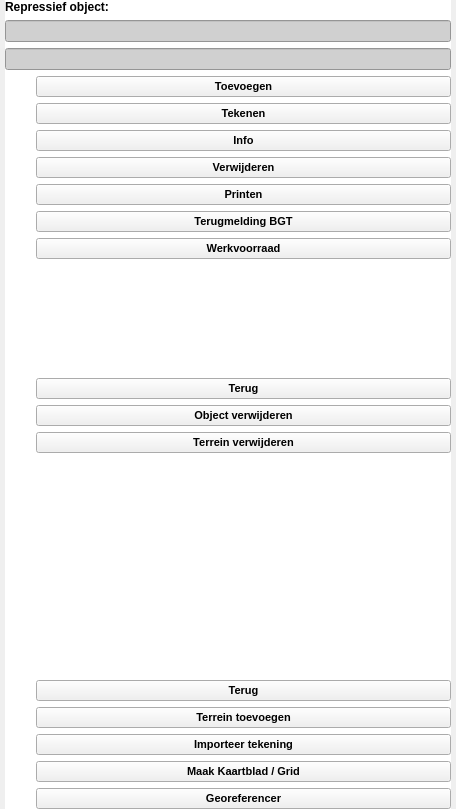
<?xml version="1.0" encoding="UTF-8"?>
<ui version="4.0">
 <class>OivObjectenDockWidgetBase</class>
 <widget class="QDockWidget" name="OivObjectenDockWidgetBase">
  <property name="geometry">
   <rect>
    <x>0</x>
    <y>0</y>
    <width>456</width>
    <height>809</height>
   </rect>
  </property>
  <property name="sizePolicy">
   <sizepolicy hsizetype="Preferred" vsizetype="Preferred">
    <horstretch>0</horstretch>
    <verstretch>0</verstretch>
   </sizepolicy>
  </property>
  <property name="features">
   <set>QDockWidget::NoDockWidgetFeatures</set>
  </property>
  <property name="allowedAreas">
   <set>Qt::NoDockWidgetArea</set>
  </property>
  <property name="windowTitle">
   <string/>
  </property>
  <widget class="QWidget" name="dockWidgetContents">
   <layout class="QGridLayout" name="gridLayout_2">
    <property name="leftMargin">
     <number>5</number>
    </property>
    <property name="topMargin">
     <number>0</number>
    </property>
    <property name="rightMargin">
     <number>5</number>
    </property>
    <property name="bottomMargin">
     <number>0</number>
    </property>
    <property name="horizontalSpacing">
     <number>0</number>
    </property>
    <item row="0" column="0">
     <widget class="QScrollArea" name="scrollArea">
      <property name="styleSheet">
       <string notr="true">background-color: rgb(255, 255, 255);</string>
      </property>
      <property name="frameShape">
       <enum>QFrame::NoFrame</enum>
      </property>
      <property name="frameShadow">
       <enum>QFrame::Plain</enum>
      </property>
      <property name="lineWidth">
       <number>0</number>
      </property>
      <property name="widgetResizable">
       <bool>true</bool>
      </property>
      <widget class="QWidget" name="scrollAreaWidgetContents">
       <property name="geometry">
        <rect>
         <x>0</x>
         <y>0</y>
         <width>446</width>
         <height>787</height>
        </rect>
       </property>
       <layout class="QGridLayout" name="gridLayout_3">
        <property name="leftMargin">
         <number>0</number>
        </property>
        <property name="topMargin">
         <number>0</number>
        </property>
        <property name="rightMargin">
         <number>0</number>
        </property>
        <property name="bottomMargin">
         <number>0</number>
        </property>
        <item row="5" column="0" colspan="2">
         <widget class="QFrame" name="deleteobjectFrame">
          <property name="sizePolicy">
           <sizepolicy hsizetype="Expanding" vsizetype="Expanding">
            <horstretch>0</horstretch>
            <verstretch>0</verstretch>
           </sizepolicy>
          </property>
          <property name="minimumSize">
           <size>
            <width>0</width>
            <height>0</height>
           </size>
          </property>
          <property name="frameShape">
           <enum>QFrame::NoFrame</enum>
          </property>
          <property name="frameShadow">
           <enum>QFrame::Plain</enum>
          </property>
          <property name="lineWidth">
           <number>0</number>
          </property>
          <layout class="QGridLayout" name="gridLayout_6">
           <property name="leftMargin">
            <number>0</number>
           </property>
           <property name="topMargin">
            <number>0</number>
           </property>
           <property name="rightMargin">
            <number>0</number>
           </property>
           <property name="bottomMargin">
            <number>0</number>
           </property>
           <item row="2" column="1">
            <widget class="QPushButton" name="terrein_delete">
             <property name="enabled">
              <bool>true</bool>
             </property>
             <property name="sizePolicy">
              <sizepolicy hsizetype="Minimum" vsizetype="Fixed">
               <horstretch>0</horstretch>
               <verstretch>0</verstretch>
              </sizepolicy>
             </property>
             <property name="font">
              <font>
               <family>Arial</family>
               <pointsize>8</pointsize>
               <weight>75</weight>
               <bold>true</bold>
              </font>
             </property>
             <property name="styleSheet">
              <string notr="true">background-color: rgb(240, 240, 240);</string>
             </property>
             <property name="text">
              <string>Terrein verwijderen</string>
             </property>
             <property name="checkable">
              <bool>false</bool>
             </property>
            </widget>
           </item>
           <item row="1" column="0">
            <widget class="QLabel" name="label_delete_object">
             <property name="sizePolicy">
              <sizepolicy hsizetype="Fixed" vsizetype="Fixed">
               <horstretch>0</horstretch>
               <verstretch>0</verstretch>
              </sizepolicy>
             </property>
             <property name="maximumSize">
              <size>
               <width>25</width>
               <height>25</height>
              </size>
             </property>
             <property name="text">
              <string/>
             </property>
             <property name="pixmap">
              <pixmap resource="../resources.qrc">:/plugins/oiv/config_files/png/interface/close.png</pixmap>
             </property>
             <property name="scaledContents">
              <bool>true</bool>
             </property>
            </widget>
           </item>
           <item row="2" column="0">
            <widget class="QLabel" name="label_terrein_delete">
             <property name="sizePolicy">
              <sizepolicy hsizetype="Fixed" vsizetype="Fixed">
               <horstretch>0</horstretch>
               <verstretch>0</verstretch>
              </sizepolicy>
             </property>
             <property name="maximumSize">
              <size>
               <width>25</width>
               <height>25</height>
              </size>
             </property>
             <property name="text">
              <string/>
             </property>
             <property name="pixmap">
              <pixmap resource="../resources.qrc">:/plugins/oiv/config_files/png/interface/terrein_del.png</pixmap>
             </property>
             <property name="scaledContents">
              <bool>true</bool>
             </property>
            </widget>
           </item>
           <item row="1" column="1">
            <widget class="QPushButton" name="object_delete">
             <property name="enabled">
              <bool>true</bool>
             </property>
             <property name="sizePolicy">
              <sizepolicy hsizetype="Minimum" vsizetype="Fixed">
               <horstretch>0</horstretch>
               <verstretch>0</verstretch>
              </sizepolicy>
             </property>
             <property name="font">
              <font>
               <family>Arial</family>
               <pointsize>8</pointsize>
               <weight>75</weight>
               <bold>true</bold>
              </font>
             </property>
             <property name="styleSheet">
              <string notr="true">background-color: rgb(240, 240, 240);</string>
             </property>
             <property name="text">
              <string>Object verwijderen</string>
             </property>
             <property name="checkable">
              <bool>false</bool>
             </property>
            </widget>
           </item>
           <item row="4" column="1">
            <spacer name="verticalSpacer_4">
             <property name="orientation">
              <enum>Qt::Vertical</enum>
             </property>
             <property name="sizeHint" stdset="0">
              <size>
               <width>0</width>
               <height>0</height>
              </size>
             </property>
            </spacer>
           </item>
           <item row="0" column="1">
            <widget class="QPushButton" name="terug_delete">
             <property name="enabled">
              <bool>true</bool>
             </property>
             <property name="sizePolicy">
              <sizepolicy hsizetype="Minimum" vsizetype="Fixed">
               <horstretch>0</horstretch>
               <verstretch>0</verstretch>
              </sizepolicy>
             </property>
             <property name="font">
              <font>
               <family>Arial</family>
               <pointsize>8</pointsize>
               <weight>75</weight>
               <bold>true</bold>
              </font>
             </property>
             <property name="styleSheet">
              <string notr="true">background-color: rgb(240, 240, 240);</string>
             </property>
             <property name="text">
              <string>Terug</string>
             </property>
             <property name="checkable">
              <bool>false</bool>
             </property>
            </widget>
           </item>
           <item row="0" column="0">
            <widget class="QLabel" name="label_terug_delete">
             <property name="sizePolicy">
              <sizepolicy hsizetype="Fixed" vsizetype="Fixed">
               <horstretch>0</horstretch>
               <verstretch>0</verstretch>
              </sizepolicy>
             </property>
             <property name="maximumSize">
              <size>
               <width>25</width>
               <height>25</height>
              </size>
             </property>
             <property name="text">
              <string/>
             </property>
             <property name="pixmap">
              <pixmap resource="../resources.qrc">:/plugins/oiv/config_files/png/interface/back.png</pixmap>
             </property>
             <property name="scaledContents">
              <bool>true</bool>
             </property>
            </widget>
           </item>
          </layout>
         </widget>
        </item>
        <item row="1" column="0" colspan="2">
         <widget class="QLineEdit" name="formelenaam">
          <property name="enabled">
           <bool>false</bool>
          </property>
          <property name="sizePolicy">
           <sizepolicy hsizetype="Minimum" vsizetype="Fixed">
            <horstretch>0</horstretch>
            <verstretch>0</verstretch>
           </sizepolicy>
          </property>
          <property name="font">
           <font>
            <weight>75</weight>
            <bold>true</bold>
           </font>
          </property>
          <property name="acceptDrops">
           <bool>false</bool>
          </property>
          <property name="styleSheet">
           <string notr="true">background-color: rgb(208, 208, 208);
border-color: rgba(255, 255, 255, 0);
color: rgb(0, 0, 0);</string>
          </property>
         </widget>
        </item>
        <item row="14" column="0" rowspan="2" colspan="2">
         <widget class="QFrame" name="addobjectFrame">
          <property name="sizePolicy">
           <sizepolicy hsizetype="Expanding" vsizetype="Expanding">
            <horstretch>0</horstretch>
            <verstretch>0</verstretch>
           </sizepolicy>
          </property>
          <property name="minimumSize">
           <size>
            <width>0</width>
            <height>0</height>
           </size>
          </property>
          <property name="frameShape">
           <enum>QFrame::NoFrame</enum>
          </property>
          <property name="frameShadow">
           <enum>QFrame::Plain</enum>
          </property>
          <property name="lineWidth">
           <number>0</number>
          </property>
          <layout class="QGridLayout" name="gridLayout_5">
           <property name="leftMargin">
            <number>0</number>
           </property>
           <property name="topMargin">
            <number>0</number>
           </property>
           <property name="rightMargin">
            <number>0</number>
           </property>
           <property name="bottomMargin">
            <number>0</number>
           </property>
           <item row="3" column="1">
            <widget class="QPushButton" name="import_drawing">
             <property name="enabled">
              <bool>true</bool>
             </property>
             <property name="sizePolicy">
              <sizepolicy hsizetype="Minimum" vsizetype="Fixed">
               <horstretch>0</horstretch>
               <verstretch>0</verstretch>
              </sizepolicy>
             </property>
             <property name="font">
              <font>
               <family>Arial</family>
               <pointsize>8</pointsize>
               <weight>75</weight>
               <bold>true</bold>
              </font>
             </property>
             <property name="styleSheet">
              <string notr="true">background-color: rgb(240, 240, 240);</string>
             </property>
             <property name="text">
              <string>Importeer tekening</string>
             </property>
             <property name="checkable">
              <bool>false</bool>
             </property>
            </widget>
           </item>
           <item row="8" column="1">
            <spacer name="verticalSpacer_3">
             <property name="orientation">
              <enum>Qt::Vertical</enum>
             </property>
             <property name="sizeHint" stdset="0">
              <size>
               <width>0</width>
               <height>0</height>
              </size>
             </property>
            </spacer>
           </item>
           <item row="6" column="1">
            <widget class="QPushButton" name="georeferencer">
             <property name="enabled">
              <bool>true</bool>
             </property>
             <property name="sizePolicy">
              <sizepolicy hsizetype="Minimum" vsizetype="Fixed">
               <horstretch>0</horstretch>
               <verstretch>0</verstretch>
              </sizepolicy>
             </property>
             <property name="font">
              <font>
               <family>Arial</family>
               <pointsize>8</pointsize>
               <weight>75</weight>
               <bold>true</bold>
              </font>
             </property>
             <property name="styleSheet">
              <string notr="true">background-color: rgb(240, 240, 240);</string>
             </property>
             <property name="text">
              <string>Georeferencer</string>
             </property>
             <property name="checkable">
              <bool>false</bool>
             </property>
            </widget>
           </item>
           <item row="0" column="1">
            <widget class="QPushButton" name="terug_add">
             <property name="enabled">
              <bool>true</bool>
             </property>
             <property name="sizePolicy">
              <sizepolicy hsizetype="Minimum" vsizetype="Fixed">
               <horstretch>0</horstretch>
               <verstretch>0</verstretch>
              </sizepolicy>
             </property>
             <property name="font">
              <font>
               <family>Arial</family>
               <pointsize>8</pointsize>
               <weight>75</weight>
               <bold>true</bold>
              </font>
             </property>
             <property name="styleSheet">
              <string notr="true">background-color: rgb(240, 240, 240);</string>
             </property>
             <property name="text">
              <string>Terug</string>
             </property>
             <property name="checkable">
              <bool>false</bool>
             </property>
            </widget>
           </item>
           <item row="6" column="0">
            <widget class="QLabel" name="label_inventory_4">
             <property name="sizePolicy">
              <sizepolicy hsizetype="Fixed" vsizetype="Fixed">
               <horstretch>0</horstretch>
               <verstretch>0</verstretch>
              </sizepolicy>
             </property>
             <property name="maximumSize">
              <size>
               <width>25</width>
               <height>25</height>
              </size>
             </property>
             <property name="text">
              <string/>
             </property>
             <property name="pixmap">
              <pixmap resource="../resources.qrc">:/plugins/oiv/config_files/png/interface/georeference.png</pixmap>
             </property>
             <property name="scaledContents">
              <bool>true</bool>
             </property>
            </widget>
           </item>
           <item row="4" column="0">
            <widget class="QLabel" name="label_inventory_2">
             <property name="sizePolicy">
              <sizepolicy hsizetype="Fixed" vsizetype="Fixed">
               <horstretch>0</horstretch>
               <verstretch>0</verstretch>
              </sizepolicy>
             </property>
             <property name="maximumSize">
              <size>
               <width>25</width>
               <height>25</height>
              </size>
             </property>
             <property name="text">
              <string/>
             </property>
             <property name="pixmap">
              <pixmap resource="../resources.qrc">:/plugins/oiv/config_files/png/interface/kaartblad_grid.png</pixmap>
             </property>
             <property name="scaledContents">
              <bool>true</bool>
             </property>
            </widget>
           </item>
           <item row="4" column="1">
            <widget class="QPushButton" name="create_grid">
             <property name="enabled">
              <bool>true</bool>
             </property>
             <property name="sizePolicy">
              <sizepolicy hsizetype="Minimum" vsizetype="Fixed">
               <horstretch>0</horstretch>
               <verstretch>0</verstretch>
              </sizepolicy>
             </property>
             <property name="font">
              <font>
               <family>Arial</family>
               <pointsize>8</pointsize>
               <weight>75</weight>
               <bold>true</bold>
              </font>
             </property>
             <property name="styleSheet">
              <string notr="true">background-color: rgb(240, 240, 240);</string>
             </property>
             <property name="text">
              <string>Maak Kaartblad / Grid</string>
             </property>
             <property name="checkable">
              <bool>false</bool>
             </property>
            </widget>
           </item>
           <item row="3" column="0">
            <widget class="QLabel" name="label_inventory_5">
             <property name="sizePolicy">
              <sizepolicy hsizetype="Fixed" vsizetype="Fixed">
               <horstretch>0</horstretch>
               <verstretch>0</verstretch>
              </sizepolicy>
             </property>
             <property name="maximumSize">
              <size>
               <width>25</width>
               <height>25</height>
              </size>
             </property>
             <property name="text">
              <string/>
             </property>
             <property name="pixmap">
              <pixmap resource="../resources.qrc">:/plugins/oiv/config_files/png/interface/import_drawing.png</pixmap>
             </property>
             <property name="scaledContents">
              <bool>true</bool>
             </property>
            </widget>
           </item>
           <item row="1" column="1" rowspan="2">
            <widget class="QPushButton" name="terrein_tekenen">
             <property name="enabled">
              <bool>true</bool>
             </property>
             <property name="sizePolicy">
              <sizepolicy hsizetype="Minimum" vsizetype="Fixed">
               <horstretch>0</horstretch>
               <verstretch>0</verstretch>
              </sizepolicy>
             </property>
             <property name="font">
              <font>
               <family>Arial</family>
               <pointsize>8</pointsize>
               <weight>75</weight>
               <bold>true</bold>
              </font>
             </property>
             <property name="styleSheet">
              <string notr="true">background-color: rgb(240, 240, 240);</string>
             </property>
             <property name="text">
              <string>Terrein toevoegen</string>
             </property>
             <property name="checkable">
              <bool>false</bool>
             </property>
            </widget>
           </item>
           <item row="1" column="0">
            <widget class="QLabel" name="label_inventory_3">
             <property name="sizePolicy">
              <sizepolicy hsizetype="Fixed" vsizetype="Fixed">
               <horstretch>0</horstretch>
               <verstretch>0</verstretch>
              </sizepolicy>
             </property>
             <property name="maximumSize">
              <size>
               <width>25</width>
               <height>25</height>
              </size>
             </property>
             <property name="text">
              <string/>
             </property>
             <property name="pixmap">
              <pixmap resource="../resources.qrc">:/plugins/oiv/config_files/png/interface/terrein.png</pixmap>
             </property>
             <property name="scaledContents">
              <bool>true</bool>
             </property>
            </widget>
           </item>
           <item row="0" column="0">
            <widget class="QLabel" name="label_inventory_6">
             <property name="sizePolicy">
              <sizepolicy hsizetype="Fixed" vsizetype="Fixed">
               <horstretch>0</horstretch>
               <verstretch>0</verstretch>
              </sizepolicy>
             </property>
             <property name="maximumSize">
              <size>
               <width>25</width>
               <height>25</height>
              </size>
             </property>
             <property name="text">
              <string/>
             </property>
             <property name="pixmap">
              <pixmap resource="../resources.qrc">:/plugins/oiv/config_files/png/interface/back.png</pixmap>
             </property>
             <property name="scaledContents">
              <bool>true</bool>
             </property>
            </widget>
           </item>
           <item row="7" column="1">
            <spacer name="verticalSpacer_2">
             <property name="orientation">
              <enum>Qt::Vertical</enum>
             </property>
             <property name="sizeHint" stdset="0">
              <size>
               <width>0</width>
               <height>0</height>
              </size>
             </property>
            </spacer>
           </item>
          </layout>
         </widget>
        </item>
        <item row="3" column="0" colspan="2">
         <widget class="QFrame" name="baseobjectFrame">
          <property name="sizePolicy">
           <sizepolicy hsizetype="Expanding" vsizetype="Expanding">
            <horstretch>0</horstretch>
            <verstretch>0</verstretch>
           </sizepolicy>
          </property>
          <property name="minimumSize">
           <size>
            <width>0</width>
            <height>0</height>
           </size>
          </property>
          <property name="frameShape">
           <enum>QFrame::NoFrame</enum>
          </property>
          <property name="frameShadow">
           <enum>QFrame::Plain</enum>
          </property>
          <layout class="QGridLayout" name="gridLayout_4">
           <property name="leftMargin">
            <number>0</number>
           </property>
           <property name="topMargin">
            <number>0</number>
           </property>
           <property name="rightMargin">
            <number>0</number>
           </property>
           <property name="bottomMargin">
            <number>0</number>
           </property>
           <property name="spacing">
            <number>6</number>
           </property>
           <item row="0" column="1">
            <widget class="QPushButton" name="object_add">
             <property name="enabled">
              <bool>true</bool>
             </property>
             <property name="sizePolicy">
              <sizepolicy hsizetype="Minimum" vsizetype="Fixed">
               <horstretch>0</horstretch>
               <verstretch>0</verstretch>
              </sizepolicy>
             </property>
             <property name="font">
              <font>
               <family>Arial</family>
               <pointsize>8</pointsize>
               <weight>75</weight>
               <bold>true</bold>
              </font>
             </property>
             <property name="styleSheet">
              <string notr="true">background-color: rgb(240, 240, 240);</string>
             </property>
             <property name="text">
              <string>Toevoegen</string>
             </property>
             <property name="checkable">
              <bool>false</bool>
             </property>
            </widget>
           </item>
           <item row="7" column="0">
            <widget class="QLabel" name="label_inventory">
             <property name="sizePolicy">
              <sizepolicy hsizetype="Fixed" vsizetype="Fixed">
               <horstretch>0</horstretch>
               <verstretch>0</verstretch>
              </sizepolicy>
             </property>
             <property name="maximumSize">
              <size>
               <width>25</width>
               <height>25</height>
              </size>
             </property>
             <property name="text">
              <string/>
             </property>
             <property name="pixmap">
              <pixmap resource="../resources.qrc">:/plugins/oiv/config_files/png/interface/inventory.png</pixmap>
             </property>
             <property name="scaledContents">
              <bool>true</bool>
             </property>
            </widget>
           </item>
           <item row="1" column="0">
            <widget class="QLabel" name="label_draw">
             <property name="sizePolicy">
              <sizepolicy hsizetype="Fixed" vsizetype="Fixed">
               <horstretch>0</horstretch>
               <verstretch>0</verstretch>
              </sizepolicy>
             </property>
             <property name="maximumSize">
              <size>
               <width>25</width>
               <height>25</height>
              </size>
             </property>
             <property name="text">
              <string/>
             </property>
             <property name="pixmap">
              <pixmap resource="../resources.qrc">:/plugins/oiv/config_files/png/interface/draw.png</pixmap>
             </property>
             <property name="scaledContents">
              <bool>true</bool>
             </property>
            </widget>
           </item>
           <item row="3" column="1">
            <widget class="QPushButton" name="delete_menu">
             <property name="enabled">
              <bool>true</bool>
             </property>
             <property name="sizePolicy">
              <sizepolicy hsizetype="Minimum" vsizetype="Fixed">
               <horstretch>0</horstretch>
               <verstretch>0</verstretch>
              </sizepolicy>
             </property>
             <property name="font">
              <font>
               <family>Arial</family>
               <pointsize>8</pointsize>
               <weight>75</weight>
               <bold>true</bold>
              </font>
             </property>
             <property name="styleSheet">
              <string notr="true">background-color: rgb(240, 240, 240);</string>
             </property>
             <property name="text">
              <string>Verwijderen</string>
             </property>
             <property name="checkable">
              <bool>false</bool>
             </property>
            </widget>
           </item>
           <item row="8" column="1">
            <spacer name="verticalSpacer">
             <property name="orientation">
              <enum>Qt::Vertical</enum>
             </property>
             <property name="sizeHint" stdset="0">
              <size>
               <width>0</width>
               <height>0</height>
              </size>
             </property>
            </spacer>
           </item>
           <item row="0" column="0">
            <widget class="QLabel" name="label_add">
             <property name="sizePolicy">
              <sizepolicy hsizetype="Fixed" vsizetype="Fixed">
               <horstretch>0</horstretch>
               <verstretch>0</verstretch>
              </sizepolicy>
             </property>
             <property name="maximumSize">
              <size>
               <width>25</width>
               <height>25</height>
              </size>
             </property>
             <property name="text">
              <string/>
             </property>
             <property name="pixmap">
              <pixmap resource="../resources.qrc">:/plugins/oiv/config_files/png/interface/add.png</pixmap>
             </property>
             <property name="scaledContents">
              <bool>true</bool>
             </property>
            </widget>
           </item>
           <item row="4" column="0">
            <widget class="QLabel" name="label_print">
             <property name="sizePolicy">
              <sizepolicy hsizetype="Fixed" vsizetype="Fixed">
               <horstretch>0</horstretch>
               <verstretch>0</verstretch>
              </sizepolicy>
             </property>
             <property name="maximumSize">
              <size>
               <width>25</width>
               <height>25</height>
              </size>
             </property>
             <property name="text">
              <string/>
             </property>
             <property name="pixmap">
              <pixmap resource="../resources.qrc">:/plugins/oiv/config_files/png/interface/print.png</pixmap>
             </property>
             <property name="scaledContents">
              <bool>true</bool>
             </property>
            </widget>
           </item>
           <item row="5" column="1">
            <widget class="QPushButton" name="object_bgt">
             <property name="enabled">
              <bool>true</bool>
             </property>
             <property name="sizePolicy">
              <sizepolicy hsizetype="Minimum" vsizetype="Fixed">
               <horstretch>0</horstretch>
               <verstretch>0</verstretch>
              </sizepolicy>
             </property>
             <property name="font">
              <font>
               <family>Arial</family>
               <pointsize>8</pointsize>
               <weight>75</weight>
               <bold>true</bold>
              </font>
             </property>
             <property name="styleSheet">
              <string notr="true">background-color: rgb(240, 240, 240);</string>
             </property>
             <property name="text">
              <string>Terugmelding BGT</string>
             </property>
             <property name="checkable">
              <bool>false</bool>
             </property>
            </widget>
           </item>
           <item row="3" column="0">
            <widget class="QLabel" name="label_delete">
             <property name="sizePolicy">
              <sizepolicy hsizetype="Fixed" vsizetype="Fixed">
               <horstretch>0</horstretch>
               <verstretch>0</verstretch>
              </sizepolicy>
             </property>
             <property name="maximumSize">
              <size>
               <width>25</width>
               <height>25</height>
              </size>
             </property>
             <property name="text">
              <string/>
             </property>
             <property name="pixmap">
              <pixmap resource="../resources.qrc">:/plugins/oiv/config_files/png/interface/close.png</pixmap>
             </property>
             <property name="scaledContents">
              <bool>true</bool>
             </property>
            </widget>
           </item>
           <item row="7" column="1">
            <widget class="QPushButton" name="object_inventory">
             <property name="enabled">
              <bool>true</bool>
             </property>
             <property name="sizePolicy">
              <sizepolicy hsizetype="Minimum" vsizetype="Fixed">
               <horstretch>0</horstretch>
               <verstretch>0</verstretch>
              </sizepolicy>
             </property>
             <property name="font">
              <font>
               <family>Arial</family>
               <pointsize>8</pointsize>
               <weight>75</weight>
               <bold>true</bold>
              </font>
             </property>
             <property name="styleSheet">
              <string notr="true">background-color: rgb(240, 240, 240);</string>
             </property>
             <property name="text">
              <string>Werkvoorraad</string>
             </property>
             <property name="checkable">
              <bool>false</bool>
             </property>
            </widget>
           </item>
           <item row="2" column="1">
            <widget class="QPushButton" name="object_info">
             <property name="enabled">
              <bool>true</bool>
             </property>
             <property name="sizePolicy">
              <sizepolicy hsizetype="Minimum" vsizetype="Fixed">
               <horstretch>0</horstretch>
               <verstretch>0</verstretch>
              </sizepolicy>
             </property>
             <property name="font">
              <font>
               <family>Arial</family>
               <pointsize>8</pointsize>
               <weight>75</weight>
               <bold>true</bold>
              </font>
             </property>
             <property name="styleSheet">
              <string notr="true">background-color: rgb(240, 240, 240);</string>
             </property>
             <property name="text">
              <string>Info</string>
             </property>
             <property name="checkable">
              <bool>false</bool>
             </property>
            </widget>
           </item>
           <item row="5" column="0">
            <widget class="QLabel" name="label_bgt">
             <property name="sizePolicy">
              <sizepolicy hsizetype="Fixed" vsizetype="Fixed">
               <horstretch>0</horstretch>
               <verstretch>0</verstretch>
              </sizepolicy>
             </property>
             <property name="maximumSize">
              <size>
               <width>25</width>
               <height>25</height>
              </size>
             </property>
             <property name="text">
              <string/>
             </property>
             <property name="pixmap">
              <pixmap resource="../resources.qrc">:/plugins/oiv/config_files/png/interface/touch.png</pixmap>
             </property>
             <property name="scaledContents">
              <bool>true</bool>
             </property>
            </widget>
           </item>
           <item row="2" column="0">
            <widget class="QLabel" name="label_info">
             <property name="sizePolicy">
              <sizepolicy hsizetype="Fixed" vsizetype="Fixed">
               <horstretch>0</horstretch>
               <verstretch>0</verstretch>
              </sizepolicy>
             </property>
             <property name="maximumSize">
              <size>
               <width>25</width>
               <height>25</height>
              </size>
             </property>
             <property name="text">
              <string/>
             </property>
             <property name="pixmap">
              <pixmap resource="../resources.qrc">:/plugins/oiv/config_files/png/interface/edit.png</pixmap>
             </property>
             <property name="scaledContents">
              <bool>true</bool>
             </property>
            </widget>
           </item>
           <item row="4" column="1">
            <widget class="QPushButton" name="object_print">
             <property name="enabled">
              <bool>true</bool>
             </property>
             <property name="sizePolicy">
              <sizepolicy hsizetype="Minimum" vsizetype="Fixed">
               <horstretch>0</horstretch>
               <verstretch>0</verstretch>
              </sizepolicy>
             </property>
             <property name="font">
              <font>
               <family>Arial</family>
               <pointsize>8</pointsize>
               <weight>75</weight>
               <bold>true</bold>
              </font>
             </property>
             <property name="styleSheet">
              <string notr="true">background-color: rgb(240, 240, 240);</string>
             </property>
             <property name="text">
              <string>Printen</string>
             </property>
             <property name="checkable">
              <bool>false</bool>
             </property>
            </widget>
           </item>
           <item row="1" column="1">
            <widget class="QPushButton" name="object_draw">
             <property name="enabled">
              <bool>true</bool>
             </property>
             <property name="sizePolicy">
              <sizepolicy hsizetype="Minimum" vsizetype="Fixed">
               <horstretch>0</horstretch>
               <verstretch>0</verstretch>
              </sizepolicy>
             </property>
             <property name="font">
              <font>
               <family>Arial</family>
               <pointsize>8</pointsize>
               <weight>75</weight>
               <bold>true</bold>
              </font>
             </property>
             <property name="styleSheet">
              <string notr="true">background-color: rgb(240, 240, 240);</string>
             </property>
             <property name="text">
              <string>Tekenen</string>
             </property>
             <property name="checkable">
              <bool>false</bool>
             </property>
            </widget>
           </item>
          </layout>
         </widget>
        </item>
        <item row="0" column="0" colspan="2">
         <widget class="QLabel" name="label_6">
          <property name="sizePolicy">
           <sizepolicy hsizetype="Minimum" vsizetype="Fixed">
            <horstretch>0</horstretch>
            <verstretch>0</verstretch>
           </sizepolicy>
          </property>
          <property name="font">
           <font>
            <family>Arial</family>
            <weight>75</weight>
            <bold>true</bold>
            <underline>false</underline>
           </font>
          </property>
          <property name="text">
           <string>Repressief object:</string>
          </property>
         </widget>
        </item>
        <item row="2" column="0" colspan="2">
         <widget class="QLineEdit" name="object_id">
          <property name="sizePolicy">
           <sizepolicy hsizetype="Minimum" vsizetype="Fixed">
            <horstretch>0</horstretch>
            <verstretch>0</verstretch>
           </sizepolicy>
          </property>
          <property name="acceptDrops">
           <bool>false</bool>
          </property>
          <property name="styleSheet">
           <string notr="true">background-color: rgb(208, 208, 208);
border-color: rgba(255, 255, 255, 0);</string>
          </property>
         </widget>
        </item>
       </layout>
      </widget>
     </widget>
    </item>
   </layout>
  </widget>
 </widget>
 <connections/>
</ui>
